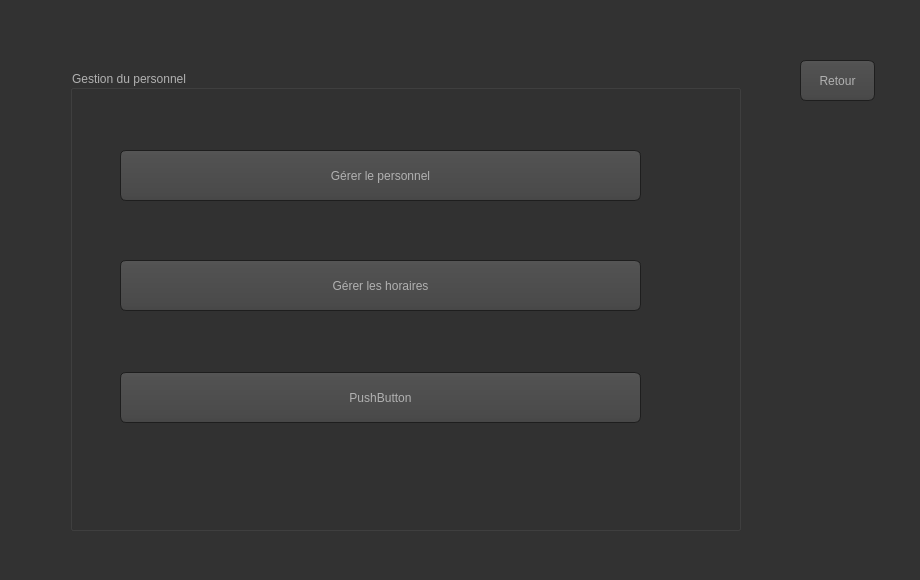
<?xml version="1.0" encoding="UTF-8"?>
<ui version="4.0">
 <class>Menu_gestion_perso</class>
 <widget class="QWidget" name="Menu_gestion_perso">
  <property name="geometry">
   <rect>
    <x>0</x>
    <y>0</y>
    <width>920</width>
    <height>580</height>
   </rect>
  </property>
  <property name="windowTitle">
   <string>Form</string>
  </property>
  <property name="styleSheet">
   <string notr="true">QToolTip
{
     border: 1px solid black;
     background-color: #ffa02f;
     padding: 1px;
     border-radius: 3px;
     opacity: 100;
}

QWidget
{
    color: #b1b1b1;
    background-color: #323232;
}

QWidget:item:hover
{
    background-color: QLinearGradient( x1: 0, y1: 0, x2: 0, y2: 1, stop: 0 #ffa02f, stop: 1 #ca0619);
    color: #000000;
}

QWidget:item:selected
{
    background-color: QLinearGradient( x1: 0, y1: 0, x2: 0, y2: 1, stop: 0 #ffa02f, stop: 1 #d7801a);
}

QMenuBar::item
{
    background: transparent;
}

QMenuBar::item:selected
{
    background: transparent;
    border: 1px solid #ffaa00;
}

QMenuBar::item:pressed
{
    background: #444;
    border: 1px solid #000;
    background-color: QLinearGradient(
        x1:0, y1:0,
        x2:0, y2:1,
        stop:1 #212121,
        stop:0.4 #343434/*,
        stop:0.2 #343434,
        stop:0.1 #ffaa00*/
    );
    margin-bottom:-1px;
    padding-bottom:1px;
}

QMenu
{
    border: 1px solid #000;
}

QMenu::item
{
    padding: 2px 20px 2px 20px;
}

QMenu::item:selected
{
    color: #000000;
}

QWidget:disabled
{
    color: #404040;
    background-color: #323232;
}

QAbstractItemView
{
    background-color: QLinearGradient( x1: 0, y1: 0, x2: 0, y2: 1, stop: 0 #4d4d4d, stop: 0.1 #646464, stop: 1 #5d5d5d);
}

QWidget:focus
{
    /*border: 2px solid QLinearGradient( x1: 0, y1: 0, x2: 0, y2: 1, stop: 0 #ffa02f, stop: 1 #d7801a);*/
}

QLineEdit
{
    background-color: QLinearGradient( x1: 0, y1: 0, x2: 0, y2: 1, stop: 0 #4d4d4d, stop: 0 #646464, stop: 1 #5d5d5d);
    padding: 1px;
    border-style: solid;
    border: 1px solid #1e1e1e;
    border-radius: 5;
}

QPushButton
{
    color: #b1b1b1;
    background-color: QLinearGradient( x1: 0, y1: 0, x2: 0, y2: 1, stop: 0 #565656, stop: 0.1 #525252, stop: 0.5 #4e4e4e, stop: 0.9 #4a4a4a, stop: 1 #464646);
    border-width: 1px;
    border-color: #1e1e1e;
    border-style: solid;
    border-radius: 6;
    padding: 3px;
    font-size: 12px;
    padding-left: 5px;
    padding-right: 5px;
}

QPushButton:pressed
{
    background-color: QLinearGradient( x1: 0, y1: 0, x2: 0, y2: 1, stop: 0 #2d2d2d, stop: 0.1 #2b2b2b, stop: 0.5 #292929, stop: 0.9 #282828, stop: 1 #252525);
}

QComboBox
{
    selection-background-color: #ffaa00;
    background-color: QLinearGradient( x1: 0, y1: 0, x2: 0, y2: 1, stop: 0 #565656, stop: 0.1 #525252, stop: 0.5 #4e4e4e, stop: 0.9 #4a4a4a, stop: 1 #464646);
    border-style: solid;
    border: 1px solid #1e1e1e;
    border-radius: 5;
}

QComboBox:hover,QPushButton:hover
{
    border: 2px solid QLinearGradient( x1: 0, y1: 0, x2: 0, y2: 1, stop: 0 #ffa02f, stop: 1 #d7801a);
}


QComboBox:on
{
    padding-top: 3px;
    padding-left: 4px;
    background-color: QLinearGradient( x1: 0, y1: 0, x2: 0, y2: 1, stop: 0 #2d2d2d, stop: 0.1 #2b2b2b, stop: 0.5 #292929, stop: 0.9 #282828, stop: 1 #252525);
    selection-background-color: #ffaa00;
}

QComboBox QAbstractItemView
{
    border: 2px solid darkgray;
    selection-background-color: QLinearGradient( x1: 0, y1: 0, x2: 0, y2: 1, stop: 0 #ffa02f, stop: 1 #d7801a);
}

QComboBox::drop-down
{
     subcontrol-origin: padding;
     subcontrol-position: top right;
     width: 15px;

     border-left-width: 0px;
     border-left-color: darkgray;
     border-left-style: solid; /* just a single line */
     border-top-right-radius: 3px; /* same radius as the QComboBox */
     border-bottom-right-radius: 3px;
 }

QComboBox::down-arrow
{
     image: url(:/down_arrow.png);
}

QGroupBox:focus
{
border: 2px solid QLinearGradient( x1: 0, y1: 0, x2: 0, y2: 1, stop: 0 #ffa02f, stop: 1 #d7801a);
}

QTextEdit:focus
{
    border: 2px solid QLinearGradient( x1: 0, y1: 0, x2: 0, y2: 1, stop: 0 #ffa02f, stop: 1 #d7801a);
}

QScrollBar:horizontal {
     border: 1px solid #222222;
     background: QLinearGradient( x1: 0, y1: 0, x2: 0, y2: 1, stop: 0.0 #121212, stop: 0.2 #282828, stop: 1 #484848);
     height: 7px;
     margin: 0px 16px 0 16px;
}

QScrollBar::handle:horizontal
{
      background: QLinearGradient( x1: 0, y1: 0, x2: 1, y2: 0, stop: 0 #ffa02f, stop: 0.5 #d7801a, stop: 1 #ffa02f);
      min-height: 20px;
      border-radius: 2px;
}

QScrollBar::add-line:horizontal {
      border: 1px solid #1b1b19;
      border-radius: 2px;
      background: QLinearGradient( x1: 0, y1: 0, x2: 1, y2: 0, stop: 0 #ffa02f, stop: 1 #d7801a);
      width: 14px;
      subcontrol-position: right;
      subcontrol-origin: margin;
}

QScrollBar::sub-line:horizontal {
      border: 1px solid #1b1b19;
      border-radius: 2px;
      background: QLinearGradient( x1: 0, y1: 0, x2: 1, y2: 0, stop: 0 #ffa02f, stop: 1 #d7801a);
      width: 14px;
     subcontrol-position: left;
     subcontrol-origin: margin;
}

QScrollBar::right-arrow:horizontal, QScrollBar::left-arrow:horizontal
{
      border: 1px solid black;
      width: 1px;
      height: 1px;
      background: white;
}

QScrollBar::add-page:horizontal, QScrollBar::sub-page:horizontal
{
      background: none;
}

QScrollBar:vertical
{
      background: QLinearGradient( x1: 0, y1: 0, x2: 1, y2: 0, stop: 0.0 #121212, stop: 0.2 #282828, stop: 1 #484848);
      width: 7px;
      margin: 16px 0 16px 0;
      border: 1px solid #222222;
}

QScrollBar::handle:vertical
{
      background: QLinearGradient( x1: 0, y1: 0, x2: 0, y2: 1, stop: 0 #ffa02f, stop: 0.5 #d7801a, stop: 1 #ffa02f);
      min-height: 20px;
      border-radius: 2px;
}

QScrollBar::add-line:vertical
{
      border: 1px solid #1b1b19;
      border-radius: 2px;
      background: QLinearGradient( x1: 0, y1: 0, x2: 0, y2: 1, stop: 0 #ffa02f, stop: 1 #d7801a);
      height: 14px;
      subcontrol-position: bottom;
      subcontrol-origin: margin;
}

QScrollBar::sub-line:vertical
{
      border: 1px solid #1b1b19;
      border-radius: 2px;
      background: QLinearGradient( x1: 0, y1: 0, x2: 0, y2: 1, stop: 0 #d7801a, stop: 1 #ffa02f);
      height: 14px;
      subcontrol-position: top;
      subcontrol-origin: margin;
}

QScrollBar::up-arrow:vertical, QScrollBar::down-arrow:vertical
{
      border: 1px solid black;
      width: 1px;
      height: 1px;
      background: white;
}


QScrollBar::add-page:vertical, QScrollBar::sub-page:vertical
{
      background: none;
}

QTextEdit
{
    background-color: #242424;
}

QPlainTextEdit
{
    background-color: #242424;
}

QHeaderView::section
{
    background-color: QLinearGradient(x1:0, y1:0, x2:0, y2:1, stop:0 #616161, stop: 0.5 #505050, stop: 0.6 #434343, stop:1 #656565);
    color: white;
    padding-left: 4px;
    border: 1px solid #6c6c6c;
}

QCheckBox:disabled
{
color: #414141;
}

QDockWidget::title
{
    text-align: center;
    spacing: 3px; /* spacing between items in the tool bar */
    background-color: QLinearGradient(x1:0, y1:0, x2:0, y2:1, stop:0 #323232, stop: 0.5 #242424, stop:1 #323232);
}

QDockWidget::close-button, QDockWidget::float-button
{
    text-align: center;
    spacing: 1px; /* spacing between items in the tool bar */
    background-color: QLinearGradient(x1:0, y1:0, x2:0, y2:1, stop:0 #323232, stop: 0.5 #242424, stop:1 #323232);
}

QDockWidget::close-button:hover, QDockWidget::float-button:hover
{
    background: #242424;
}

QDockWidget::close-button:pressed, QDockWidget::float-button:pressed
{
    padding: 1px -1px -1px 1px;
}

QMainWindow::separator
{
    background-color: QLinearGradient(x1:0, y1:0, x2:0, y2:1, stop:0 #161616, stop: 0.5 #151515, stop: 0.6 #212121, stop:1 #343434);
    color: white;
    padding-left: 4px;
    border: 1px solid #4c4c4c;
    spacing: 3px; /* spacing between items in the tool bar */
}

QMainWindow::separator:hover
{

    background-color: QLinearGradient(x1:0, y1:0, x2:0, y2:1, stop:0 #d7801a, stop:0.5 #b56c17 stop:1 #ffa02f);
    color: white;
    padding-left: 4px;
    border: 1px solid #6c6c6c;
    spacing: 3px; /* spacing between items in the tool bar */
}

QToolBar::handle
{
     spacing: 3px; /* spacing between items in the tool bar */
     background: url(:/images/handle.png);
}

QMenu::separator
{
    height: 2px;
    background-color: QLinearGradient(x1:0, y1:0, x2:0, y2:1, stop:0 #161616, stop: 0.5 #151515, stop: 0.6 #212121, stop:1 #343434);
    color: white;
    padding-left: 4px;
    margin-left: 10px;
    margin-right: 5px;
}

QProgressBar
{
    border: 2px solid grey;
    border-radius: 5px;
    text-align: center;
}

QProgressBar::chunk
{
    background-color: #d7801a;
    width: 2.15px;
    margin: 0.5px;
}

QTabBar::tab {
    color: #b1b1b1;
    border: 1px solid #444;
    border-bottom-style: none;
    background-color: #323232;
    padding-left: 10px;
    padding-right: 10px;
    padding-top: 3px;
    padding-bottom: 2px;
    margin-right: -1px;
}

QTabWidget::pane {
    border: 1px solid #444;
    top: 1px;
}

QTabBar::tab:last
{
    margin-right: 0; /* the last selected tab has nothing to overlap with on the right */
    border-top-right-radius: 3px;
}

QTabBar::tab:first:!selected
{
 margin-left: 0px; /* the last selected tab has nothing to overlap with on the right */


    border-top-left-radius: 3px;
}

QTabBar::tab:!selected
{
    color: #b1b1b1;
    border-bottom-style: solid;
    margin-top: 3px;
    background-color: QLinearGradient(x1:0, y1:0, x2:0, y2:1, stop:1 #212121, stop:.4 #343434);
}

QTabBar::tab:selected
{
    border-top-left-radius: 3px;
    border-top-right-radius: 3px;
    margin-bottom: 0px;
}

QTabBar::tab:!selected:hover
{
    /*border-top: 2px solid #ffaa00;
    padding-bottom: 3px;*/
    border-top-left-radius: 3px;
    border-top-right-radius: 3px;
    background-color: QLinearGradient(x1:0, y1:0, x2:0, y2:1, stop:1 #212121, stop:0.4 #343434, stop:0.2 #343434, stop:0.1 #ffaa00);
}

QRadioButton::indicator:checked, QRadioButton::indicator:unchecked{
    color: #b1b1b1;
    background-color: #323232;
    border: 1px solid #b1b1b1;
    border-radius: 6px;
}

QRadioButton::indicator:checked
{
    background-color: qradialgradient(
        cx: 0.5, cy: 0.5,
        fx: 0.5, fy: 0.5,
        radius: 1.0,
        stop: 0.25 #ffaa00,
        stop: 0.3 #323232
    );
}

QCheckBox::indicator{
    color: #b1b1b1;
    background-color: #323232;
    border: 1px solid #b1b1b1;
    width: 9px;
    height: 9px;
}

QRadioButton::indicator
{
    border-radius: 6px;
}

QRadioButton::indicator:hover, QCheckBox::indicator:hover
{
    border: 1px solid #ffaa00;
}

QCheckBox::indicator:checked
{
    image:url(:/images/checkbox.png);
}

QCheckBox::indicator:disabled, QRadioButton::indicator:disabled
{
    border: 1px solid #444;
}</string>
  </property>
  <widget class="QGroupBox" name="groupBox">
   <property name="geometry">
    <rect>
     <x>70</x>
     <y>70</y>
     <width>671</width>
     <height>461</height>
    </rect>
   </property>
   <property name="title">
    <string>Gestion du personnel</string>
   </property>
   <widget class="QPushButton" name="pushButton_gerer_personnel">
    <property name="geometry">
     <rect>
      <x>50</x>
      <y>80</y>
      <width>521</width>
      <height>51</height>
     </rect>
    </property>
    <property name="text">
     <string>Gérer le personnel</string>
    </property>
   </widget>
   <widget class="QPushButton" name="pushButton_2">
    <property name="geometry">
     <rect>
      <x>50</x>
      <y>190</y>
      <width>521</width>
      <height>51</height>
     </rect>
    </property>
    <property name="text">
     <string>Gérer les horaires</string>
    </property>
   </widget>
   <widget class="QPushButton" name="pushButton_3">
    <property name="geometry">
     <rect>
      <x>50</x>
      <y>302</y>
      <width>521</width>
      <height>51</height>
     </rect>
    </property>
    <property name="text">
     <string>PushButton</string>
    </property>
   </widget>
  </widget>
  <widget class="QPushButton" name="pushButton_4">
   <property name="geometry">
    <rect>
     <x>800</x>
     <y>60</y>
     <width>75</width>
     <height>41</height>
    </rect>
   </property>
   <property name="text">
    <string>Retour</string>
   </property>
  </widget>
 </widget>
 <resources/>
 <connections/>
</ui>
